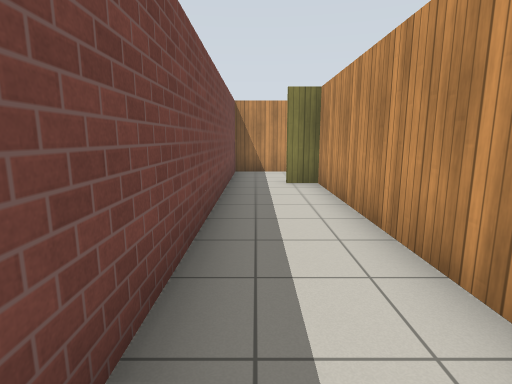
[1] (above)

16 first-person views from a walk through a world built for the Gazebo simulator. The camera is 1.2 m above the floor, tilts 10° down and sees 80° across. The floor is counted in squares, 1 m on a side. Each view is taken from the middle of a square. On the plan, view 1 faces up. The plan holds only what a view shows up to about 13 squares ahead; the rest is blank. Simple patterns stand in for the simulator's built-in surfaces.

[2]
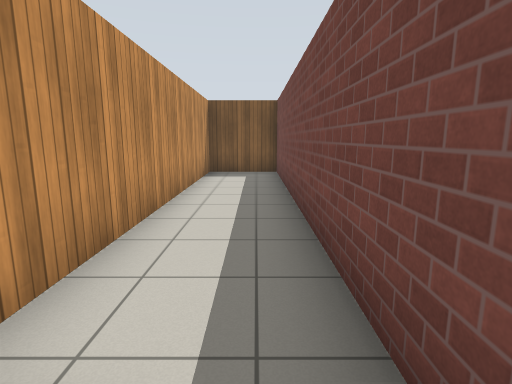

[3]
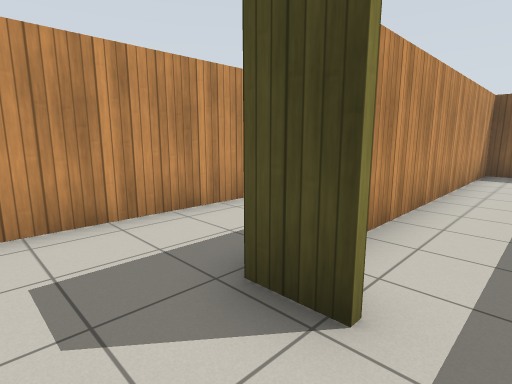

[4]
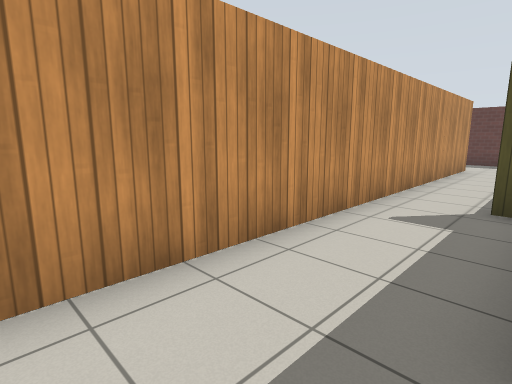

[5]
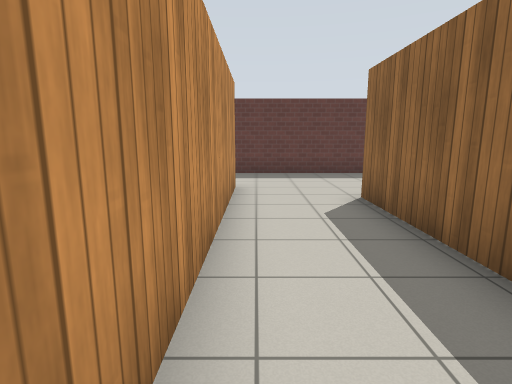

[6]
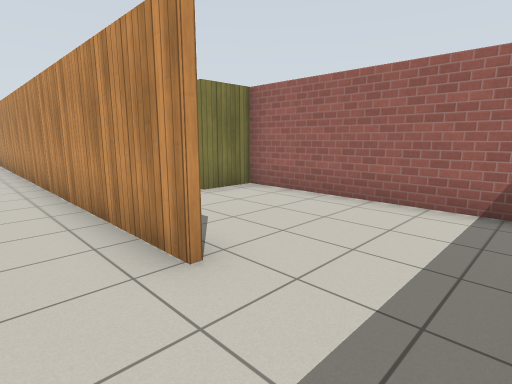

[7]
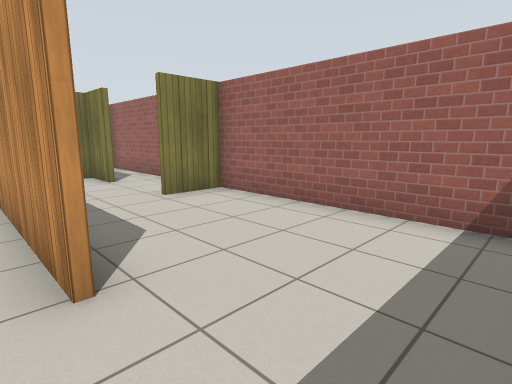

[8]
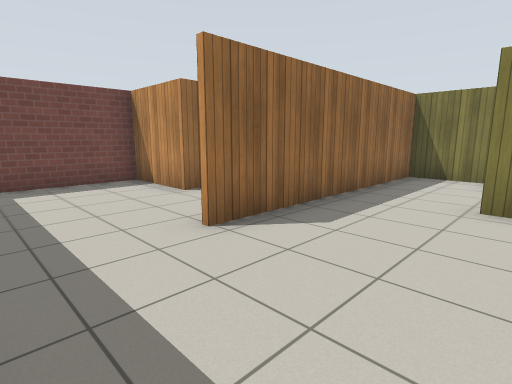

[9]
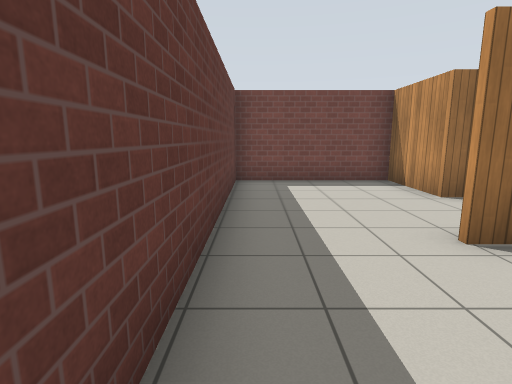

[10]
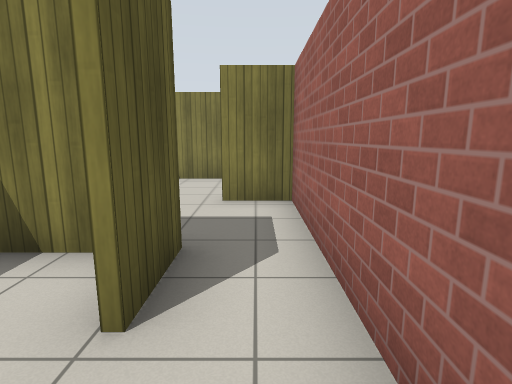

[11]
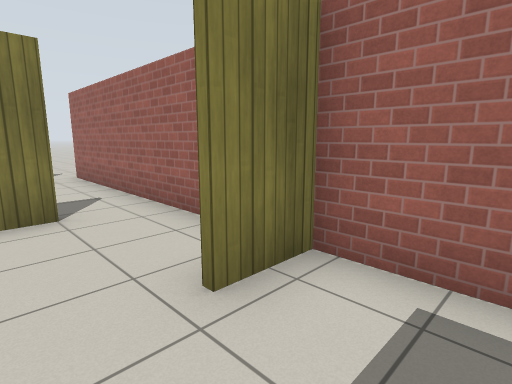

[12]
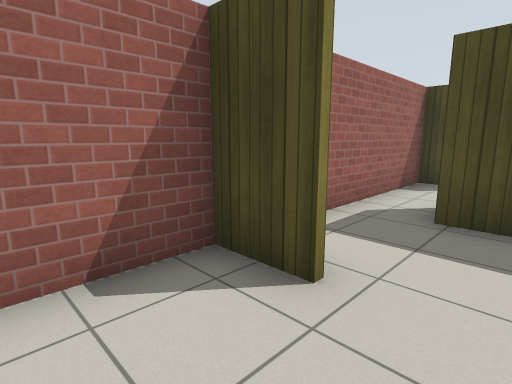

[13]
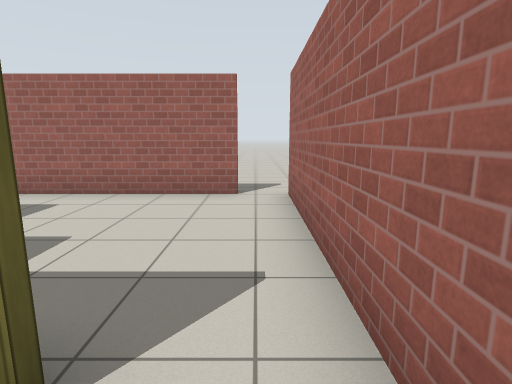

[14]
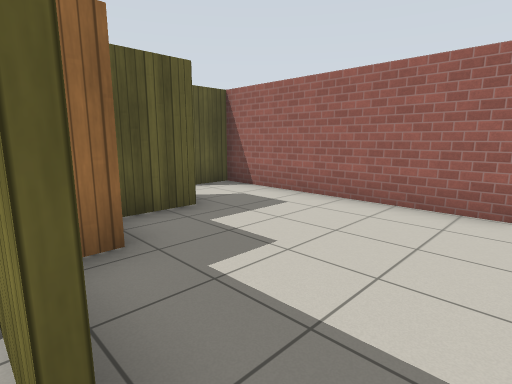

[15]
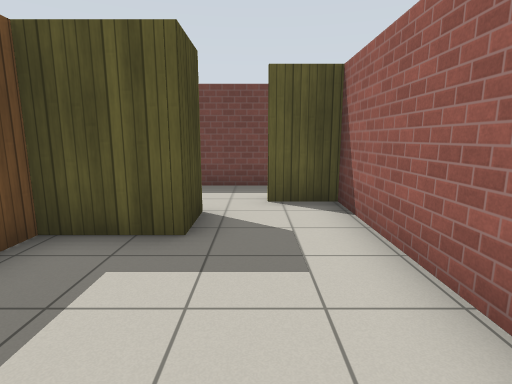

[16]
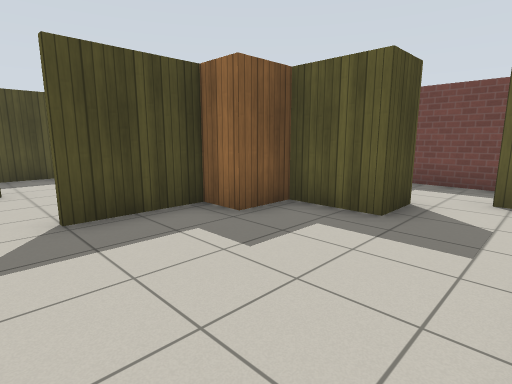

### Floor plan
Ten units are one square. View 1 is at (0, 0); x grows to the right and y downward. Boxes are objects, and circles mark ways between rooms. Rooms are numbered by the first view taken in them; rooms with no view inside come last. Other rooms are left out.
<svg viewBox="-14 -165 106 236">
<path fill="none" stroke="#000" d="M-9 20 17 20 17 -82 7 -82M11 -111 -7 -111 -7 21M18 -16 18 22 -7 22M45 36 45 -109M70 -26 70 -41 47 -41 47 36M81 -1 87 -1M87 1 71 1M-7 21 -7 66 75 66M87 57 87 -25M7 -83 19 -83M72 -70 87 -70M87 -68 72 -68M58 -42 72 -42 72 -26M71 -101 56 -101M87 -25 87 -94M76 -156 13 -156 13 -141M20 -131 33 -131 33 -113 47 -113 47 -102 71 -102M87 -94 87 -156"/>
<circle cx="15" cy="-95" r="3" fill="#2a7"/>
<circle cx="80" cy="-35" r="3" fill="#2a7"/>
<circle cx="80" cy="-100" r="3" fill="#2a7"/>
<text x="0" y="-40">1</text>
<text x="40" y="0">2</text>
<text x="70" y="-70">3</text>
<text x="60" y="-130">4</text>
</svg>
Room 1 opens to room 2. Room 2 opens to room 3. Room 3 opens to room 4.

Where each view was taken, in squares from view 1:
view 1: 0 up, 0 right, facing up
view 2: 9 up, 0 right, facing down
view 3: 10 up, 0 right, facing down-right
view 4: 10 up, 2 right, facing down-right
view 5: 4 up, 4 right, facing down
view 6: 6 down, 3 right, facing up-right
view 7: 6 down, 4 right, facing up-right
view 8: 6 down, 8 right, facing up-left
view 9: 6 down, 8 right, facing left
view 10: 1 up, 8 right, facing up
view 11: 5 up, 6 right, facing up-right
view 12: 9 up, 6 right, facing down-right
view 13: 9 up, 8 right, facing up
view 14: 10 up, 8 right, facing up-left
view 15: 14 up, 7 right, facing left
view 16: 15 up, 8 right, facing down-left
